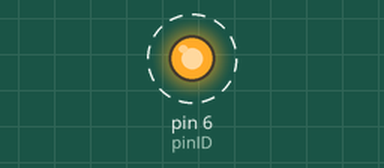
Simulated run of this sketch. Board: Arduino Uno, built with avr-gcc and run on an emulated ATmega328P. On the bench: output pins drawn as LEDs (lit = HIGH). Dashed ring = blinking.

Above: at 0.2 s.
Timing chart, 0 to 3.0 s (numbered marks = the images above):
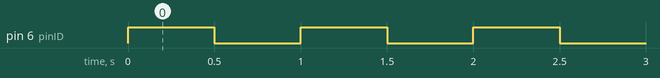

Measured:
- by itself, pin 6 (pinID): alternates HIGH for 0.50 s and LOW for 0.50 s

The sketch:

blink.ino
```cpp
const int pinID = 6;
const int blinkDelay = 500;

void setup() {
  pinMode(pinID, OUTPUT);
}

void loop() {
  digitalWrite(pinID, HIGH);
  delay(blinkDelay);
  digitalWrite(pinID, LOW);
  delay(blinkDelay);
}
```
